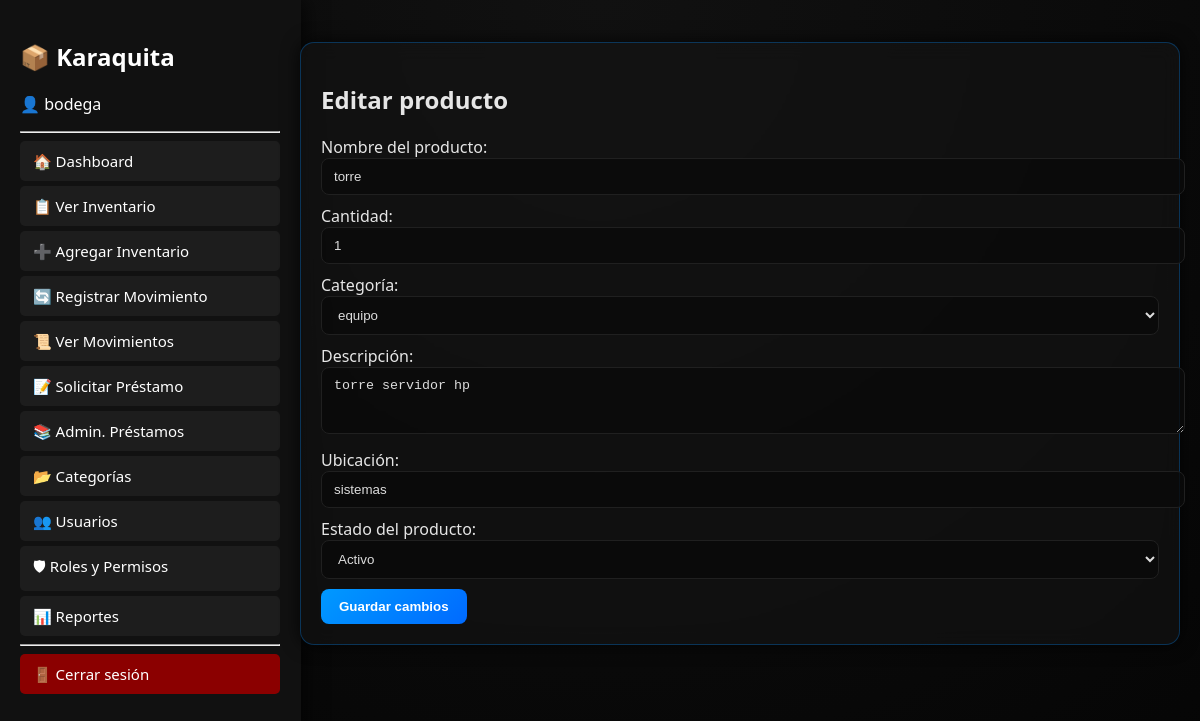
The app's page /layout.php?page=inventario_editar&id=1 (signed in) with its own data.
### tables this page shows
CREATE TABLE `inventario` (
  `id` int(11) NOT NULL,
  `codigo` varchar(100) NOT NULL,
  `nombre` varchar(200) NOT NULL,
  `descripcion` text DEFAULT NULL,
  `estado` enum('activo','inactivo','mantenimiento') NOT NULL DEFAULT 'activo',
  `categoria_id` int(11) DEFAULT NULL,
  `cantidad` int(11) DEFAULT 0,
  `tipo` enum('equipo','insumo') NOT NULL,
  `ubicacion` varchar(100) NOT NULL,
  `fecha_actualizacion` datetime DEFAULT NULL,
  `fecha_registro` timestamp NOT NULL DEFAULT current_timestamp()
);

CREATE TABLE `categorias` (
  `id` int(11) NOT NULL,
  `nombre` varchar(100) NOT NULL
);

### inventario_editar.php (the view, shortened to what this page needs)
<?php
require_once "db.php";
$id = intval($_GET['id']);
$stmt = $pdo->prepare("SELECT * FROM inventario WHERE id = ?");
$stmt->execute([$id]);
$prod = $stmt->fetch(PDO::FETCH_ASSOC);
$cats = $pdo->query("SELECT id, nombre FROM categorias ORDER BY nombre")->fetchAll(PDO::FETCH_ASSOC);
?>
<div class="card">
    <h2>Editar producto</h2>
    <form method="POST">
        <label>Nombre del producto:</label>
        <input type="text" name="nombre" value="<?= htmlspecialchars($prod['nombre']) ?>" required>
        <label>Cantidad:</label>
        <input type="number" name="cantidad" value="<?= $prod['cantidad'] ?>" min="0" required>
        <label>Categoría:</label>
        <select name="categoria" required>
            <?php foreach($cats as $c): ?>
                <option value="<?= $c['id'] ?>" <?= $prod['categoria_id']==$c['id']?'selected':'' ?>>
                    <?= htmlspecialchars($c['nombre']) ?>
                </option>
            <?php endforeach; ?>
        </select>
        <label>Descripción:</label>
        <textarea name="descripcion" rows="3"><?= htmlspecialchars($prod['descripcion'] ?? '') ?></textarea>
        <label>Ubicación:</label>
        <input type="text" name="ubicacion" value="<?= htmlspecialchars($prod['ubicacion'] ?? '') ?>">
        <label>Estado del producto:</label>
        <select name="estado" required>
            <option value="activo" <?= $prod['estado']=='activo'?'selected':'' ?>>Activo</option>
        </select>
        <button type="submit">Guardar cambios</button>
    </form>
</div>

### styles.css (style rules this page uses)
body { margin: 0; padding: 0; font-family: "Segoe UI", sans-serif; background: radial-gradient(circle at top, #111, #050505); color: #e6e6e6; min-height: 100vh; display: flex; flex-direction: column; }
.card { background: rgba(20,20,20,0.6); padding: 20px; border-radius: 14px; border: 1px solid rgba(0,140,255,0.3); box-shadow: 0 0 18px #000c; backdrop-filter: blur(10px); transition: 0.25s ease; }
input, select, textarea { width: 100%; background: rgba(10,10,10,0.8); border: 1px solid #202020; padding: 10px 12px; margin-bottom: 10px; color: #ddd; border-radius: 8px; transition: 0.25s ease; }
button, .btn { background: linear-gradient(135deg, #0099ff, #006aff); border: none; padding: 10px 18px; font-weight: bold; color: #fff; border-radius: 8px; cursor: pointer; transition: .25s ease; overflow: hidden; position: relative; text-decoration: none; display: inline-block; }

### records on screen
inventario: nombre "torre", cantidad "1", categoria "equipo", descripcion "torre servidor hp", ubicacion "sistemas", estado "Activo"

### other values on screen
$usuario "bodega"
